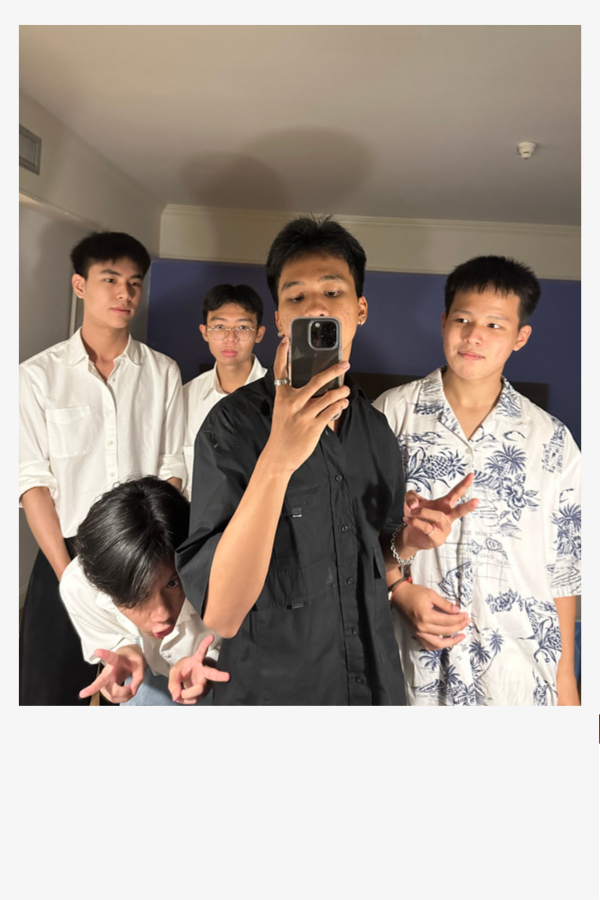
#> input picture mygang7.png, 600 x 900 px
$ python app.py
#> lines starting #> are read from the running program, lines starting #| are printed output that depends on the picture; after the words box and inside, x2 and y2 are one past the last pixel; in counts of white or black regions, pixels touching at a corner belong together
"""
This is simple FACE DETECTION by using images
How it's works? -> So u just put a relative path into img variable
https://www.geeksforgeeks.org/face-detection-using-cascade-classifier-using-opencv-python
"""

# import Open-CV to access function to create face detection
import cv2

# Create variable that stored a photo (photo path)
photo = "mygang7.png" # change photo in this line

# Load the Cascade (import file)
face_cascade = cv2.CascadeClassifier("haarcascade_frontalface_default.xml")  # use algorithms haarcascade to create face detection
# Learning more about haarcascade -> https://www.geeksforgeeks.org/face-detection-using-cascade-classifier-using-opencv-python

# Read the photo varible (photo path)
img = cv2.imread(photo)
#> img is the input picture: shape (900, 600, 3); mean B, G, R 150.9, 159.4, 170.5

# Convert image into grey color
gray = cv2.cvtColor(img, cv2.COLOR_BGR2GRAY) # Convert color of photo to grey
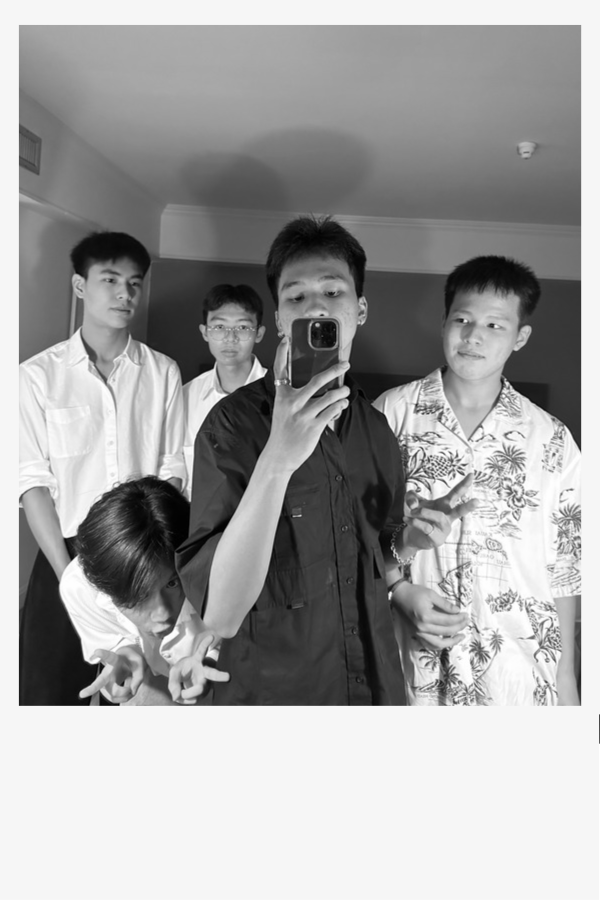
#> gray: shape (900, 600); min 0, max 255, mean 161.7
# Pictures with lots of colors It is a very detailed photo that makes detection more difficult and that why people use grey color

# Detected faces
faces = face_cascade.detectMultiScale(gray, 1.1, 5) # (color (gray is better), scaleFactor, minNeighbors)
#> faces = [[202, 307, 59, 59], [86, 257, 70, 70], [437, 295, 82, 82], [269, 260, 104, 104]]
#scaleFactor = Parameter specifying how much the image size is reduced at each image scale
#minNeighbors = Parameter specifying how many neighbors each candidate rectangle should have to retain it

# Draw rectangle around the face ()
for (x, y, w, h) in faces: # w = weight, h = height
    cv2.rectangle(img, (x, y), (x + w, y + h), (255, 174, 0), 1) # draw a rectangle a photo | .rectangle(image, start_point, end_point, color, thickness)
#> this loop made 4 passes
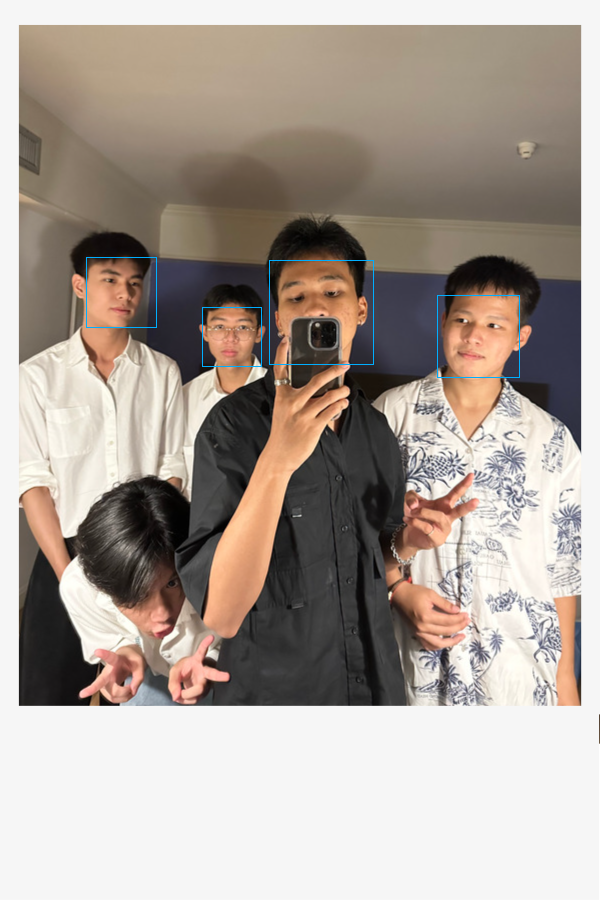
#> img: shape (900, 600, 3); 0.23% of pixels changed, all inside (x1, y1, x2, y2) = (86, 257, 520, 378)
# Read more about 5 arguments -> https://www.geeksforgeeks.org/python-opencv-cv2-rectangle-method

# Display the output (Show result)
cv2.imshow("img", img) # display an image to specified window (make another window)
cv2.waitKey() # press any key to exit the window
#.waitkey() = OpenCV allows users to display a window for given milliseconds or until any key is pressed
